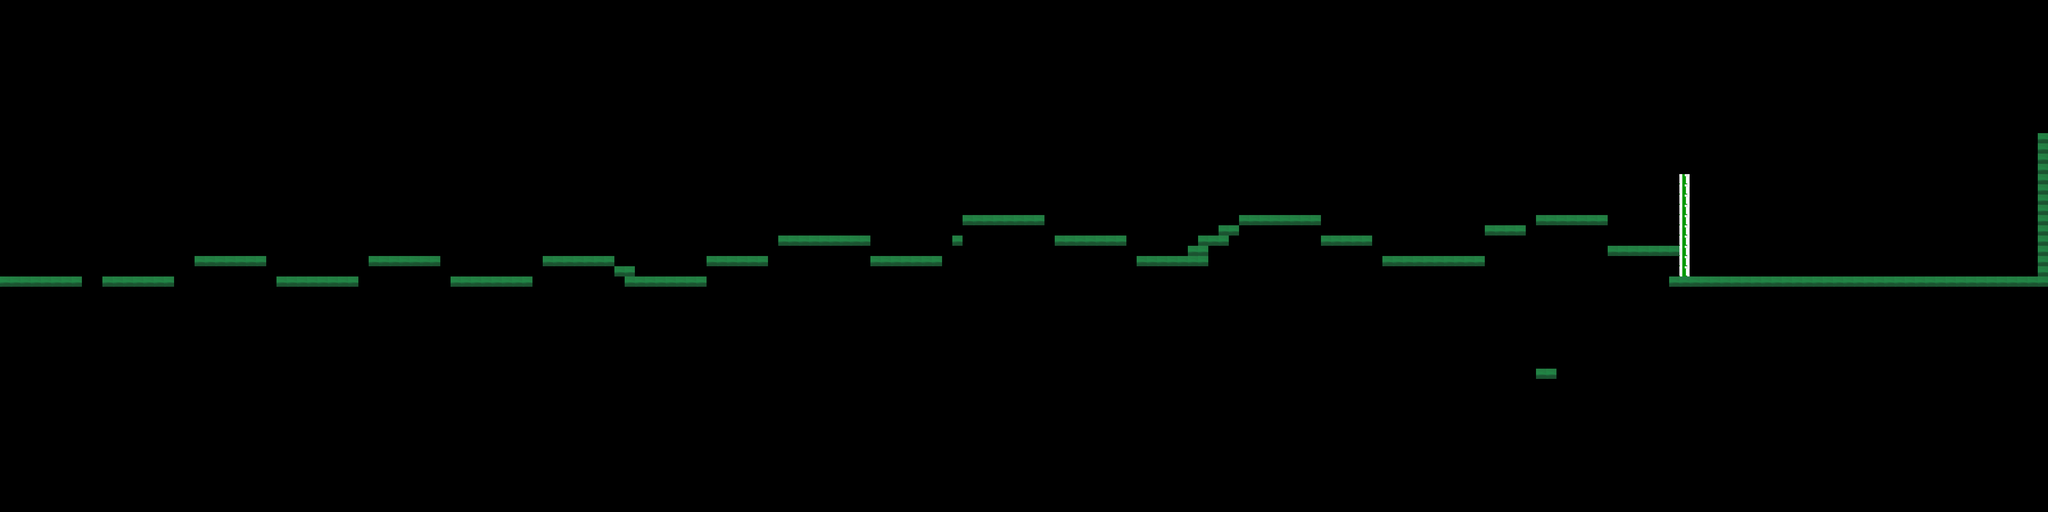

A level layout from a 2D game, rendered from its tile map. Below: a short description, then the map file with tile-grid data replaced by summaries:
An orthogonal 200x50 tile map with 32x32 px tiles, 1 tile layer (Слой тайлов 1), 2 tilesets.

<map version="1.5" tiledversion="1.7.2" orientation="orthogonal" renderorder="right-down" width="200" height="50" tilewidth="32" tileheight="32" infinite="0" nextlayerid="2" nextobjectid="1">
 <tileset firstgid="1" source="forest.tsx" />
 <tileset firstgid="1148" source="platform.tsx" />
 <layer id="1" name="Слой тайлов 1" width="200" height="50">
  <data>[10000 cells, 218 non-empty, 2 distinct tile ids]</data>
 </layer>
</map>
